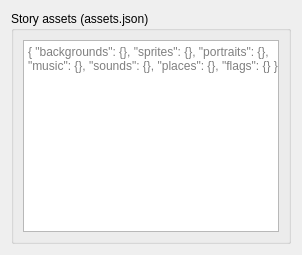
<ui version="4.0"><class>storyAssetsTab</class><widget class="QWidget" name="storyAssetsTab">
      <layout class="QVBoxLayout" name="storyAssetsLayout">
       <item>
        <widget class="QGroupBox" name="campaignRawGroup">
         <property name="title">
          <string>Story assets (assets.json)</string>
         </property>
         <layout class="QVBoxLayout" name="campaignRawLayout">
          <item>
           <widget class="QPlainTextEdit" name="campaignDataEdit">
            <property name="placeholderText">
             <string>{ "backgrounds": {}, "sprites": {}, "portraits": {}, "music": {}, "sounds": {}, "places": {}, "flags": {} }</string>
            </property>
           </widget>
          </item>
         </layout>
        </widget>
       </item>
      </layout>
     </widget>
    </ui>
